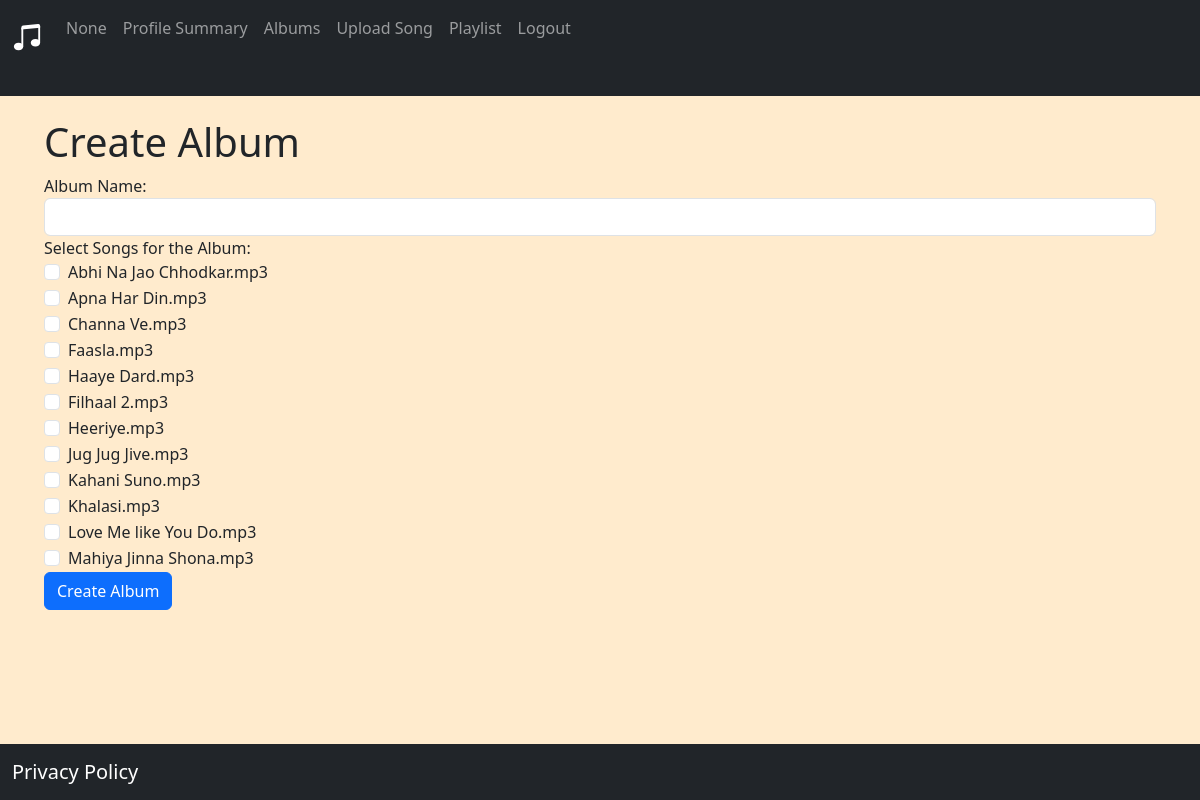
The app's page /create_album, older data.
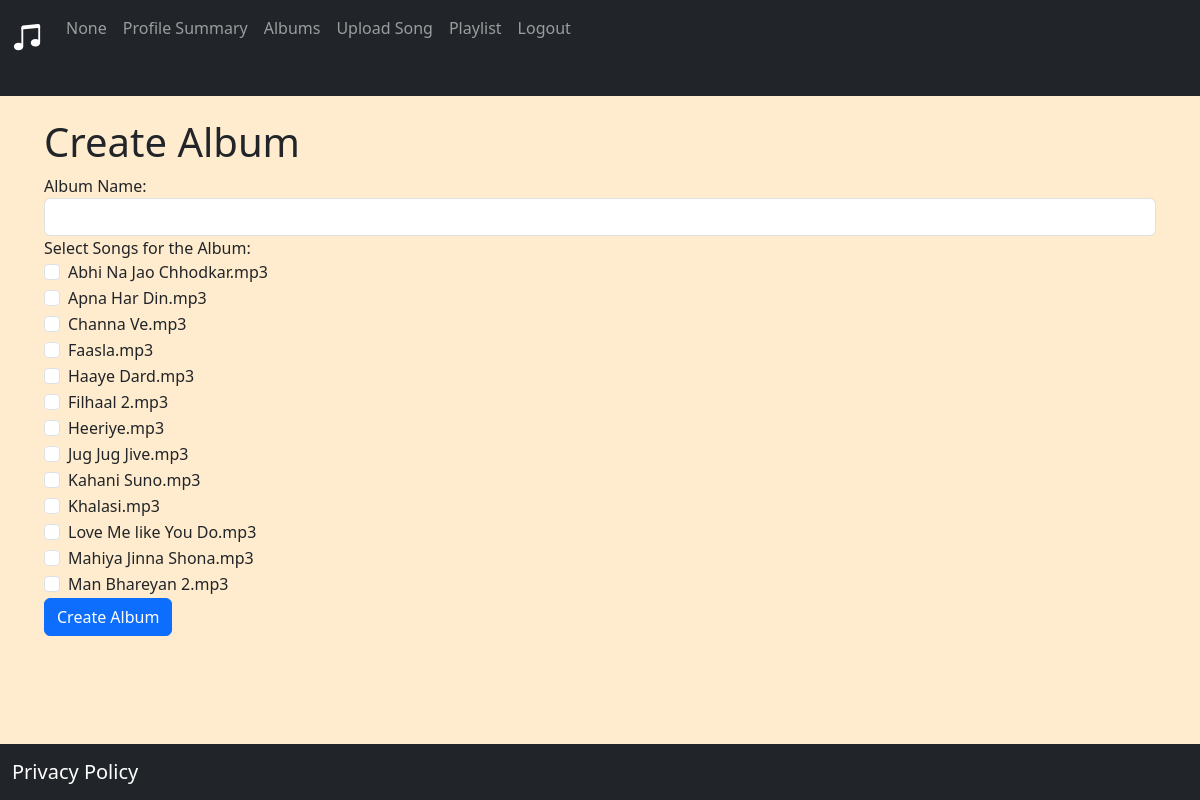
The same page, newer data.
### website/models.py (models this page shows)
class Song(db.Model):
    id = db.Column(db.Integer, primary_key = True)
    name = db.Column(db.String(150))
    lyrics = db.Column(db.String(5000))
    duration = db.Column(db.String(150))
    singer = db.Column(db.String(150))
    genre = db.Column(db.String(150))
    created_at = db.Column(db.DateTime(), default = func.now())
    ratings = db.Column(db.Float, default=0.0)
    num_ratings = db.Column(db.Integer, default=0)
    user_id = db.Column(db.Integer, db.ForeignKey('user.id'))
    albums = db.relationship('Album', secondary= album_song_association, back_populates='album_songs')
    playlists = db.relationship('Playlist', secondary= playlist_song_association, back_populates='songs')

### website/album.py (the view, shortened to what this page needs)
@album.route('/create_album', methods = ['GET', 'POST'])
def create_album():
    user_name = session.get('user_name')
    user_id = session.get('user')
    songs = Song.query.all()
    return render_template('create_album.html',  user_name=user_name, songs= songs)

### website/templates/create_album.html (shortened to what this page needs)
{% extends "base.html" %}
{% block content %}
<div class="container">
    <h1>Create Album</h1>
    <form method="post" action="{{ url_for('album.create_album') }}">
        <div class="form-group">
            <label for="album_name">Album Name:</label>
            <input type="text" class="form-control" id="album_name" name="album_name" required>
        </div>
        <div class="form-group">
            <label for="selected_songs">Select Songs for the Album:</label>
            {% for song in songs %}
            <div class="form-check">
                <input type="checkbox" class="form-check-input" id="song{{ song.id }}" name="selected_songs" value="{{ song.id }}">
                <label class="form-check-label" for="song{{ song.id }}">{{ song.name }}</label>
            </div>
            {% endfor %}
        </div>
        <button type="submit" class="btn btn-primary">Create Album</button>
    </form>
</div>
{% endblock %}

Row changes from the older to the newer data that the page shows:
added Song: name "Man Bhareyan 2.mp3"
